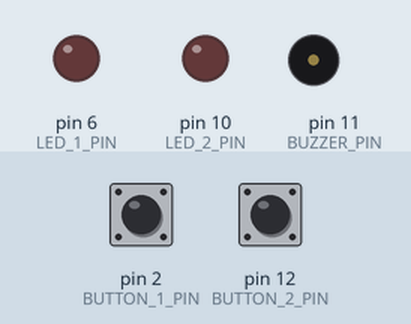
A sketch run on a simulated Arduino Uno, built with avr-gcc and run on an emulated ATmega328P. Shown: output pins drawn as LEDs (lit = HIGH), buzzer (waves = sounding). Inputs (shaded band) come from the test bench; at power-on: pin 2 (BUTTON_1_PIN) HIGH, pin 12 (BUTTON_2_PIN) HIGH.

Above: at 1.2 s.
1.3 s: pin 2 (BUTTON_1_PIN) pulled LOW for 0.15 s
2.9 s: pin 2 (BUTTON_1_PIN) pulled LOW for 3.2 s
7.6 s: pin 12 (BUTTON_2_PIN) pulled LOW for 3.2 s
At 8.4 s:
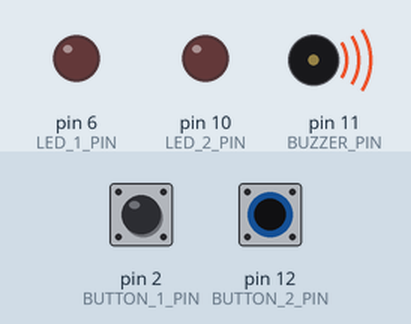
Timing chart, 0 to 12.3 s (numbered marks = the images above; inputs shaded):
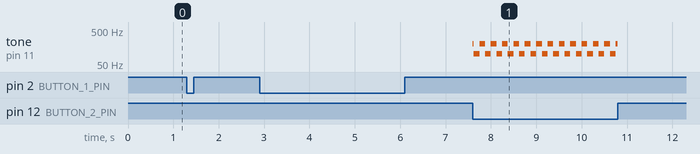

Measured:
- after the input at 7.6 s, tone on pin 11 (BUZZER_PIN): plays 200 Hz for 0.03 s, 100 Hz for 0.12 s, 200 Hz for 0.12 s, 100 Hz for 0.12 s, 200 Hz for 0.12 s, 100 Hz for 0.12 s … (27 notes in this stretch), starting at once

The sketch:

2b.ino
```cpp
// Simulation:
// https://wokwi.com/projects/368604124891332609

// A recipe for non-blocking arduino code can be found here:
// https://github.com/nosknut/arduino-course-v2023/blob/main/IELET1002/ArduinoExampleCode/FromBlockingToNonBlocking/FromBlockingToNonBlocking.ino

/////////////////////////////////////
///////////// LED Code //////////////
/////////////////////////////////////

const int LED_1_PIN = 6;
const int LED_2_PIN = 10;

void setupLeds()
{
    pinMode(LED_1_PIN, OUTPUT);
    pinMode(LED_2_PIN, OUTPUT);
}

/////////////////////////////////////
/////// Button 1 State Code /////////
/////////////////////////////////////

const int BUTTON_1_PIN = 2;

bool button1State = false;

// The time when the button state last changed
unsigned long button1DebounceTimer = 0;
unsigned long button1DebounceTimeout = 50;

// Updates the global variable button1State with
// the current debounced state of the button.
// Do not call this function directly. Use updateButton1 instead.
// https://docs.arduino.cc/built-in-examples/digital/Debounce
void updateButton1State()
{

    if ((millis() - button1DebounceTimer) < button1DebounceTimeout)
    {
        // Exit the function if the timeout has not expired
        return;
    }

    // Because the button is wired as a pullup circuit,
    // the pin will detect a LOW signal when the button is pressed,
    // and a HIGH signal when the button is not pressed.
    bool newState = digitalRead(BUTTON_1_PIN) == LOW;

    if (newState != button1State)
    {
        // Reset the debounce timer if the state has changed
        button1DebounceTimer = millis();
    }

    // Update the global variable that
    // the rest of the program uses
    button1State = newState;
}

/////////////////////////////////////
///// Button 1 Edge Detection ///////
/////////////////////////////////////

/*
Becomes true for one loop when the button state has a rising edge.
A rising edge is when the button state changes from 0 to 1
Example:
    if (button1RisingEdge)
    {
        // Do something once per button press
    }
*/
bool button1RisingEdge = false;

// The oposite of button1RisingEdge
bool button1FallingEdge = false;

bool button1PreviousState = false;

// Updates the global variables button1RisingEdge and button1RisingEdge.
// Do not call this function directly. Use updateButton1 instead.
// https://docs.arduino.cc/built-in-examples/digital/StateChangeDetection
void updateButton1EdgeDetection()
{
    // A rising edge is detected when the state is 1 and it used to be 0: 1 && !0
    button1RisingEdge = button1State && !button1PreviousState;

    // A falling edge is detected when the state is 0 and it used to be 1: !0 && 1
    button1FallingEdge = !button1State && button1PreviousState;

    // Update the previous state for the next time this function is called
    button1PreviousState = button1State;
}

/////////////////////////////////////
//////////// Button 1 ///////////////
/////////////////////////////////////

void setupButton1()
{
    pinMode(BUTTON_1_PIN, INPUT_PULLUP);
}

// Updates everything needed to use the global variables
// button1State, button1RisingEdge and button1FallingEdge.
// Call this function in void loop().
void updateButton1()
{
    updateButton1State();
    updateButton1EdgeDetection();
}

/////////////////////////////////////
/////// Button 2 State Code /////////
/////////////////////////////////////

const int BUTTON_2_PIN = 12;

bool button2State = false;

// The time when the button state last changed
unsigned long button2DebounceTimer = 0;
unsigned long button2DebounceTimeout = 50;

// Updates the global variable button2State with
// the current debounced state of the button.
// Do not call this function directly. Use updateButton2 instead.
// https://docs.arduino.cc/built-in-examples/digital/Debounce
void updateButton2State()
{

    if ((millis() - button2DebounceTimer) < button2DebounceTimeout)
    {
        // Exit the function if the timeout has not expired
        return;
    }

    // Because the button is wired as a pullup circuit,
    // the pin will detect a LOW signal when the button is pressed,
    // and a HIGH signal when the button is not pressed.
    bool newState = digitalRead(BUTTON_2_PIN) == LOW;

    if (newState != button2State)
    {
        // Reset the debounce timer if the state has changed
        button2DebounceTimer = millis();
    }

    // Update the global variable that
    // the rest of the program uses
    button2State = newState;
}

/////////////////////////////////////
///// Button 2 Edge Detection ///////
/////////////////////////////////////

/*
Becomes true for one loop when the button state has a rising edge.
A rising edge is when the button state changes from 0 to 1
Example:
    if (button2RisingEdge)
    {
        // Do something once per button press
    }
*/
bool button2RisingEdge = false;

// The oposite of button2RisingEdge
bool button2FallingEdge = false;

bool button2PreviousState = false;

// Updates the global variables button2RisingEdge and button2RisingEdge.
// Do not call this function directly. Use updateButton2 instead.
// https://docs.arduino.cc/built-in-examples/digital/StateChangeDetection
void updateButton2EdgeDetection()
{
    // A rising edge is detected when the state is 2 and it used to be 0: 2 && !0
    button2RisingEdge = button2State && !button2PreviousState;

    // A falling edge is detected when the state is 0 and it used to be 1: !0 && 1
    button2FallingEdge = !button2State && button2PreviousState;

    // Update the previous state for the next time this function is called
    button2PreviousState = button2State;
}

/////////////////////////////////////
//////////// Button 2 ///////////////
/////////////////////////////////////

void setupButton2()
{
    pinMode(BUTTON_2_PIN, INPUT_PULLUP);
}

// Updates everything needed to use the global variables
// button2State, button2RisingEdge and button2FallingEdge.
// Call this function in void loop().
void updateButton2()
{
    updateButton2State();
    updateButton2EdgeDetection();
}

/////////////////////////////////////
/////// Square Modulator Code ///////
/////////////////////////////////////

/**
 * @param frequency The frequency of the square wave in Hz (Hertz).
 * @param amplitude The maximum value of the wave.
 * @param offset The offset of the square wave in ms (milliseconds).
 * @return A square wave with the given frequency and offset.
*/
long getSquareWave(double frequency, long amplitude, long offset)
{
    // The period of the square wave in ms (milliseconds)
    // the period is the time in ms (milliseconds) it takes for the
    // wave to complete one cycle (from 0 to 1 and back to 0)
    unsigned long period = 1000 / frequency;

    // The time since the program started + the offset
    // that skews the function in time.
    unsigned long time = millis() + offset;

    // https://www.arduino.cc/reference/en/language/structure/arithmetic-operators/remainder/
    // https://infosys.beckhoff.com/content/1033/tf5100_tc3_nc_i/Images/gif/3292507403__en-US__Web.gif
    double periodicTime = time % period;

    unsigned long halfPeriod = period / 2;

    // The square wave is 1 for the first half of the
    // period, and 0 for the second half of the period
    bool currentSquareWaveValue = periodicTime < halfPeriod;

    // Generate a value that is either equal to 0 or the amplitude
    if (currentSquareWaveValue == 1)
    {
        return amplitude;
    }
    else
    {
        return 0;
    }
}

/////////////////////////////////////
////// Triangle Modulator Code //////
/////////////////////////////////////

/**
 * Generates the following type of signal:
 * https://www.statisticshowto.com/wp-content/uploads/2019/12/triangle-wave-function.png
 * @param frequency The frequency of the wave in Hz (Hertz).
 * @param amplitude The maximum value of the wave.
 * @param offset The offset of the wave in ms (milliseconds).
 * @return A triangle wave with the given frequency and maximum value.
*/
unsigned long getTriangleWave(double frequency, long amplitude, long offset)
{
    // The period of the square wave in ms (milliseconds)
    // the period is the time in ms (milliseconds) it takes for the
    // wave to complete one cycle (from 0 to max and back to 0)
    unsigned long period = 1000 / frequency;

    // The time since the program started + the offset
    // that skews the function in time.
    unsigned long time = millis() + offset;

    // https://www.arduino.cc/reference/en/language/structure/arithmetic-operators/remainder/
    // https://infosys.beckhoff.com/content/1033/tf5100_tc3_nc_i/Images/gif/3292507403__en-US__Web.gif
    unsigned long periodicTime = time % period;

    unsigned long halfPeriod = period / 2;

    // The signal is 0 at the start of the period,
    // and increases linearly until half way through the period
    // where it is equal to the amplitude.
    // Then it decreases linearly until the end of the period
    // where it is equal to 0 again.
    if (periodicTime < halfPeriod)
    {
        // https://www.arduino.cc/reference/en/language/functions/math/map/
        return map(periodicTime, 0, halfPeriod, 0, amplitude);
    }
    else
    {
        // https://www.arduino.cc/reference/en/language/functions/math/map/
        return map(periodicTime, halfPeriod, period, amplitude, 0);
    }
}

/////////////////////////////////////
///// Update Winner Led Code ////////
/////////////////////////////////////

int winnerLedPin = 0;
bool runCelebrateWinnerLed = false;

void startWinnerCelebrationLed(int ledPin)
{
    winnerLedPin = ledPin;
    runCelebrateWinnerLed = true;
}

void stopWinnerCelebrationLed()
{
    runCelebrateWinnerLed = false;
    digitalWrite(winnerLedPin, LOW);
}

// Rapidly fades the winner LED in and out
void updateWinnerCelebrationLed()
{
    if (!runCelebrateWinnerLed)
    {
        // Exit the function
        return;
    }

    analogWrite(winnerLedPin, getTriangleWave(1, 255, 0));
}

/////////////////////////////////////
///// Update Looser Led Code ////////
/////////////////////////////////////

int looserLedPin = 0;
bool runHumiliateLooserLed = false;

void startLooserHumiliationLed(int ledPin)
{
    looserLedPin = ledPin;
    runHumiliateLooserLed = true;
}

void stopLooserHumiliationLed()
{
    runHumiliateLooserLed = false;
    digitalWrite(looserLedPin, LOW);
}

// Rapidly fades the winner LED in and out
void updateLooserHumiliationLed()
{
    if (!runHumiliateLooserLed)
    {
        // Exit the function
        return;
    }

    analogWrite(looserLedPin, getSquareWave(4, 255, 0));
}

/////////////////////////////////////
////////// Buzzer Code //////////////
/////////////////////////////////////

const int BUZZER_PIN = 11;

bool playWinnerCelebrationBuzzer = false;
bool playLooserHumiliationBuzzer = false;

void stopBuzzer()
{
    playWinnerCelebrationBuzzer = false;
    playLooserHumiliationBuzzer = false;
    noTone(BUZZER_PIN);
}

void startWinnerCelebrationBuzz()
{
    stopBuzzer();
    playWinnerCelebrationBuzzer = true;
}

void startLooserHumiliationBuzz()
{
    stopBuzzer();
    playLooserHumiliationBuzzer = true;
}

// Plays the winner celebration buzz
// when enabled.
// Do not call this function directly.
// Use updateBuzzer() instead.
void updateWinnerCelebrationBuzz()
{
    if (playWinnerCelebrationBuzzer)
    {
        // The code below uses the same logic as the LED code.
        // The frequency of the tone
        // changes from 500 Hz to (500 + 1500 = 2000) Hz and back to 500 Hz
        // 2 times per second in a triangular pattern.
        // https://www.statisticshowto.com/wp-content/uploads/2019/12/triangle-wave-function.png
        tone(BUZZER_PIN, getTriangleWave(2, 1500, 0) + 500);
    }
}

// Plays the looser humiliation buzz
// when enabled.
// Do not call this function directly.
// Use updateBuzzer() instead.
void updateLooserHumiliationBuzz()
{
    if (playLooserHumiliationBuzzer)
    {
        // The code below uses the same logic as the LED code.
        // The frequency of the tone
        // switches between 100 Hz and (100 + 100 = 200) Hz
        // 4 times per second in a square pattern.
        // https://www.statisticshowto.com/wp-content/uploads/2019/12/square-wave-function.png
        tone(BUZZER_PIN, getSquareWave(4, 100, 0) + 100);
    }
}

// Call this function in void loop()
// to update the tones for the buzzer.
void updateBuzzer()
{
    updateWinnerCelebrationBuzz();
    updateLooserHumiliationBuzz();
}

void setupBuzzer()
{
    pinMode(BUZZER_PIN, OUTPUT);
}

/////////////////////////////////////
//////// Buzzer Test Code ///////////
/////////////////////////////////////

void updateBuzzerTest()
{
    if (button1RisingEdge)
    {
        startWinnerCelebrationBuzz();
    }

    if (button1FallingEdge)
    {
        stopBuzzer();
    }

    if (button2RisingEdge)
    {
        startLooserHumiliationBuzz();
    }

    if (button2FallingEdge)
    {
        stopBuzzer();
    }
}

/////////////////////////////////////
/////////// Main Code ///////////////
/////////////////////////////////////

void setup()
{
    Serial.begin(9600);

    setupLeds();
    setupButton1();
    setupButton2();
    setupBuzzer();
}

void loop()
{
    updateButton1();
    updateButton2();

    updateBuzzerTest();

    updateWinnerCelebrationLed();
    updateLooserHumiliationLed();
    updateBuzzer();
}
```
